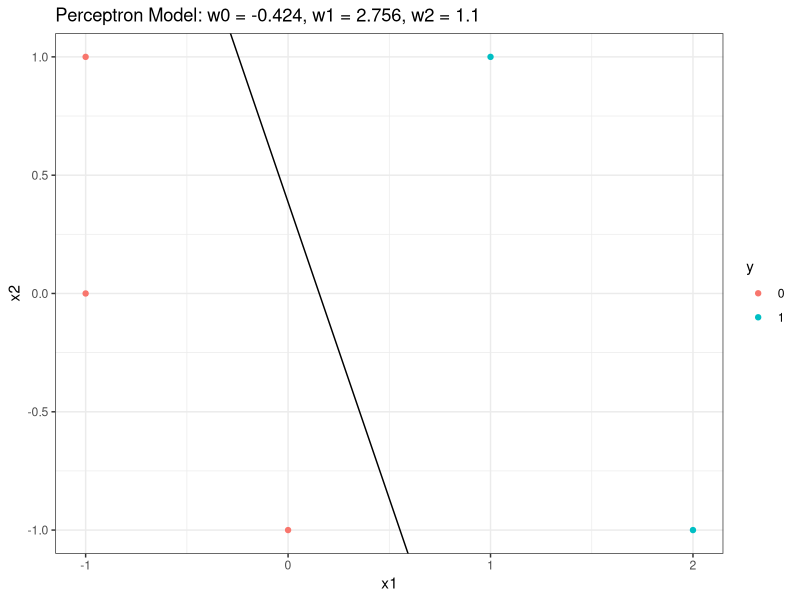
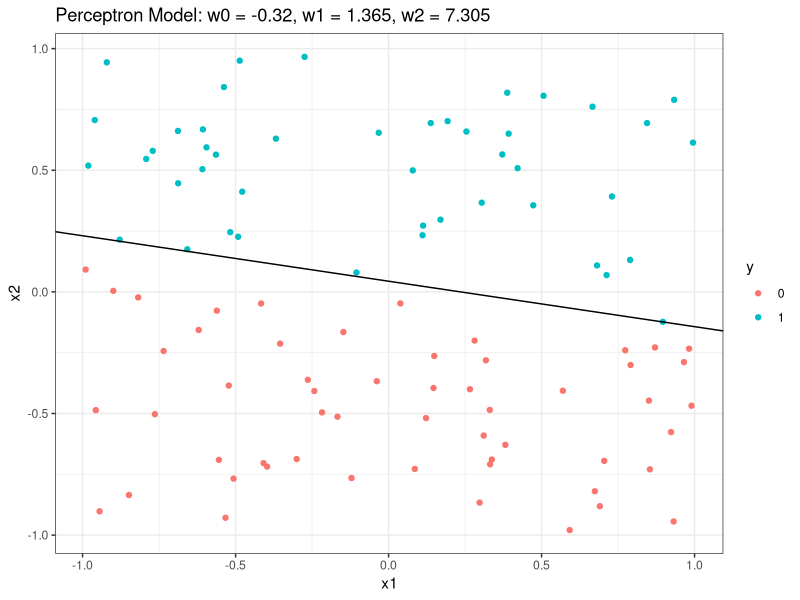
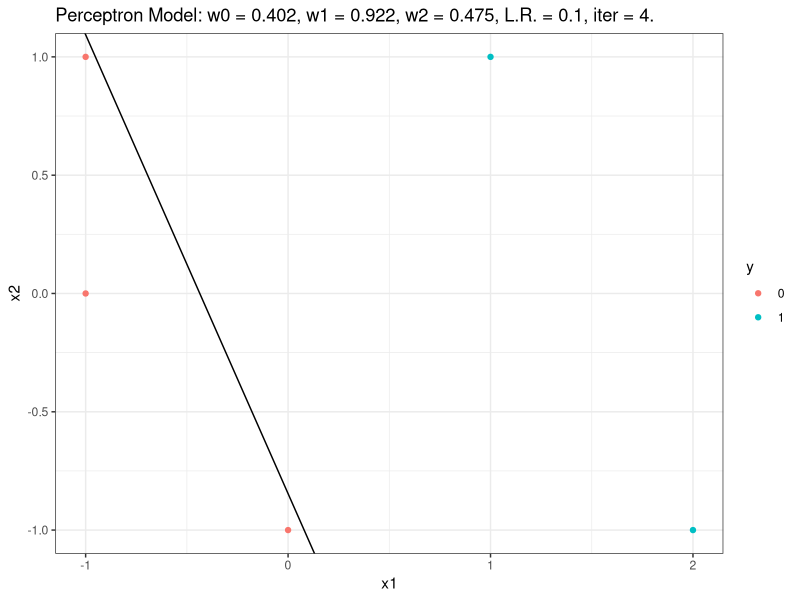
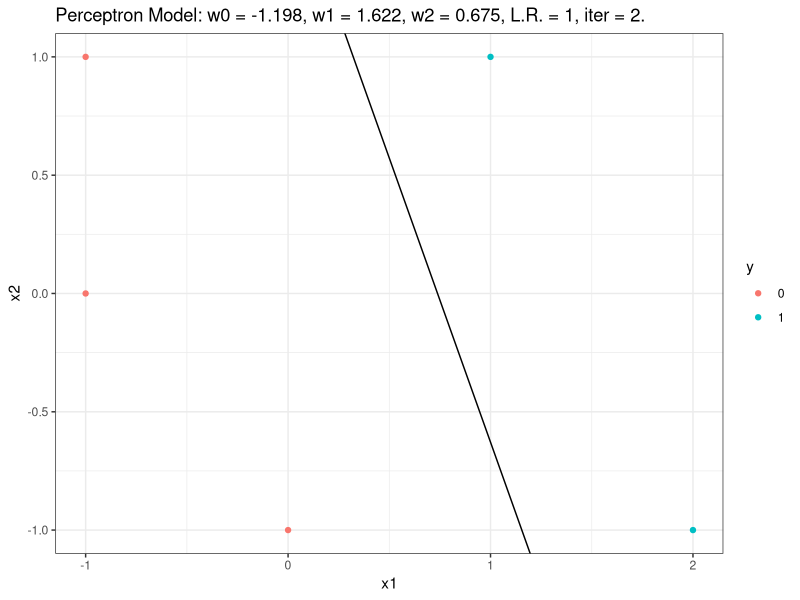
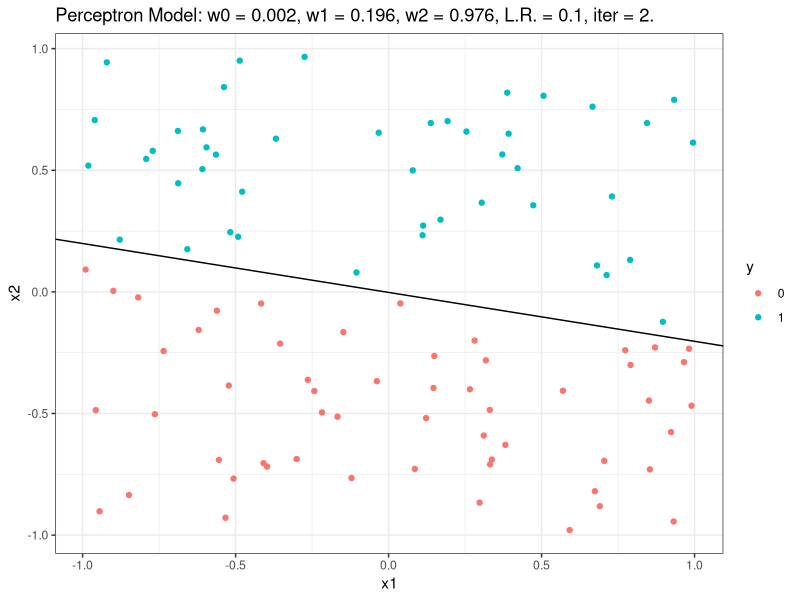
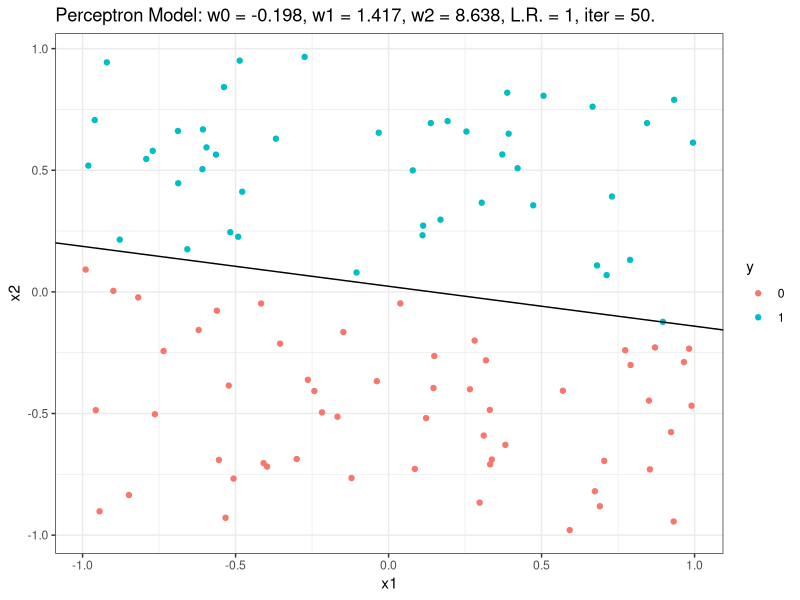
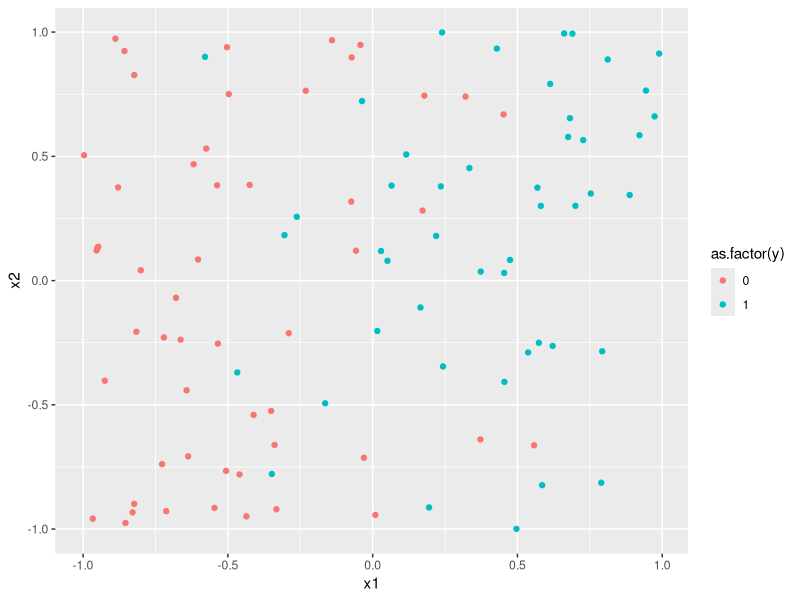

Source code (R) for these figures, in order: (Note: this script raises an error after producing the figures.)
## ---- chunk 1
library(tidyverse)
## ---- chunk 2
set.seed(382)
df <- df <- data.frame(
  x1 = c(1, 2, -1, -1, 0),
  x2 = c(1, -1, 1, 0, -1),
  y = c(1, 1, 0, 0, 0)
)

# We take a random w here, define a mass of points, then label them according
# to their dot product with w in order to insure there is a linear separation.
w <- runif(2)
df2 <- data.frame(
  x1 = runif(100, min=-1, max=1),
  x2 = runif(100, min=-1, max=1),
  y = numeric(100)
)
for(i in 1:nrow(df2)){
  # We could be clever and not use a loop, but this works.
  df2$y[i] <- if_else(w %*% as.numeric(df2[i, 1:2]) >= 0, 1, 0)
}
## ---- chunk 3
perceptron <- function(X, y, plot.line=FALSE){
  # Add the extra column of 1's to allow a linear separation not through origin.
  X <- cbind(X, rep(1, nrow(X)))
  # Random starting value for the direction vector w.
  w <- runif(ncol(X))
  # w.mod is the flag for convergence. If we got through a whole cycle of all  
  # the data points, and w was never modified, then we know we were correct on 
  # all predictions. Start as TRUE so we get at least once through the loop.
  w.mod <- TRUE
  while(w.mod){
    w.mod <- FALSE
    for(i in 1:nrow(X)){
      y.hat <- as.numeric(w %*% X[i, ] >= 0)
      w.mod <- w.mod || (y[i] != y.hat)
      w <- w + (y[i] - y.hat) * X[i, ]
    }
  }
  if(plot.line){
    g1 <- ggplot(data.frame(x1=X[, 1], x2=X[, 2], y=as.factor(y))) +
      geom_point(aes(x=x1, y=x2, color=y)) +
      geom_abline(slope=-w[1]/w[2], intercept=-w[3]/w[2]) +
      ggtitle(paste0("Perceptron Model: w0 = ", round(w[3], 3),
                     ", w1 = ", round(w[1], 3), ", w2 = ", round(w[2], 3))) +
      theme_bw()
    return(g1)
  } else {
    return(w)
  }
}
## ---- chunk 4
X <- as.matrix(df[, 1:2])
y <- df$y
perceptron(X, y, plot.line=TRUE)
## ---- chunk 5
X <- as.matrix(df2[, 1:2])
y <- df2$y
perceptron(X, y, plot.line=TRUE)
## ---- chunk 6
perceptron2 <- function(X, y, seed=NA, rho=1, plot.line=FALSE){
  # seed, if set, sets the random seed for repeatability.
  # rho is the learning rate, which defaults to 1.
  if(!is.na(seed)) set.seed(seed)
  X <- cbind(X, rep(1, nrow(X)))
  w <- runif(ncol(X))
  # w.mod is the flag for convergence. If we got through a whole cycle of all  
  # the data points, and w was never modified, then we know we were correct on 
  # all predictions. Start as TRUE so we get at least once through the while.
  w.mod <- TRUE
  # iter counts the number of times through the whole data set before the
  # algorithm converges.
  iter <- 0
  while(w.mod){
    w.mod <- FALSE
    for(i in 1:nrow(X)){
      y.hat <- as.numeric(w %*% X[i, ] >= 0)
      w.mod <- w.mod || (y[i] != y.hat)
      w <- w + rho * (y[i] - y.hat) * X[i, ]
    }
    iter <- iter + 1
  }
  if(plot.line){
    g1 <- ggplot(data.frame(x1=X[, 1], x2=X[, 2], y=as.factor(y))) +
      geom_point(aes(x=x1, y=x2, color=y)) +
      geom_abline(slope=-w[1]/w[2], intercept=-w[3]/w[2]) +
      ggtitle(paste0("Perceptron Model: w0 = ", round(w[3], 3),
                     ", w1 = ", round(w[1], 3), ", w2 = ", round(w[2], 3),
                     ", L.R. = ", rho, ", iter = ", iter, ".")) +
      theme_bw()
    return(g1)
  } else {
    return(list(w=w, iter=iter))
  }
}
## ---- chunk 7
X <- as.matrix(df[, 1:2])
y <- df$y
perceptron2(X, y, seed=36, rho=0.1, plot.line=TRUE)
perceptron2(X, y, seed=36, rho=1, plot.line=TRUE)
## ---- chunk 8
X <- as.matrix(df2[, 1:2])
y <- df2$y
perceptron2(X, y, seed=36, rho=0.1, plot.line=TRUE)
perceptron2(X, y, seed=36, rho=1, plot.line=TRUE)
## ---- chunk 9
set.seed(875)
w <- runif(2)
df3 <- data.frame(
  x1 = runif(100, min=-1, max=1),
  x2 = runif(100, min=-1, max=1),
  y = numeric(100)
)
for(i in 1:nrow(df3)){
  # We could be clever and not use a loop, but this works.
  df3$y[i] <- if_else(w %*% as.numeric(df3[i, 1:2]) + rnorm(1, 0, .1) >= 0, 1, 0)
}
ggplot(df3) + geom_point(aes(x=x1, y=x2, color=as.factor(y)))
## ---- chunk 10
fit.loss <- function(w, X, y){
  w <- w / as.numeric(sqrt(w %*% w))
  s <- 0
  for(i in 1:nrow(X)){
    # Another place where loop sums over all data points, just for code clarity.
    y.hat <- as.numeric(w %*% X[i, ] >= 0)
    s <- s - as.numeric((y[i] - y.hat) * (w %*% X[i, ]))
  }
  return(s)
}
constrained.loss <- function(w, X, y){
  # Here we take a two-element w vector and compute the third element so that
  # the total length of w3 is equal to 1. In general, when you have a constraint,
  # at least one of your parameters is not free, and only free parameters should
  # be listed in the function you're trying to optimize.
  w.length <- as.numeric(sqrt(w %*% w))
  if(w.length > 1){
    return(Inf)
  } else {
    w3 <- c(w, sqrt(1 - w.length^2))
    return(fit.loss(w3, X, y))
  }
}
## ---- chunk 11
X <- as.matrix(df3[, 1:2])
y <- df3$y
X <- cbind(X, rep(1, nrow(X)))
w.init <- c(.932, .363)
w.opt <- optim(w.init, constrained.loss, X=X, y=y, method="Nelder-Mead")
#w.opt <- optim(w.init, constrained.loss, X=X, y=y, method="SANN")
w <- w.opt$par
w <- c(w, sqrt(1 - as.numeric(w %*% w)))
g1 <- ggplot(data.frame(x1=X[, 1], x2=X[, 2], y=as.factor(y))) +
  geom_point(aes(x=x1, y=x2, color=y)) +
  geom_abline(slope=-w[1]/w[2], intercept=-w[3]/w[2]) +
  ggtitle(paste0("Perceptron Model: w0 = ", round(w[3], 3),
                 ", w1 = ", round(w[1], 3), ", w2 = ", round(w[2], 3))) +
  theme_bw()
g1
print(paste("Initial Loss:", constrained.loss(w.init, X, y)))
print(paste("Final Loss:", w.opt$value))
